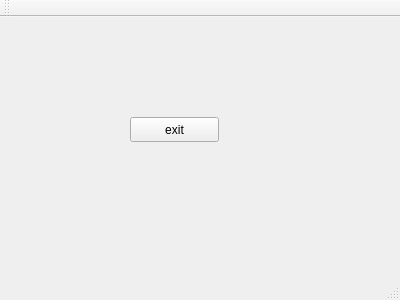
<?xml version="1.0" encoding="UTF-8"?>
<ui version="4.0">
 <class>MainWindow</class>
 <widget class="QMainWindow" name="MainWindow">
  <property name="geometry">
   <rect>
    <x>0</x>
    <y>0</y>
    <width>400</width>
    <height>300</height>
   </rect>
  </property>
  <property name="windowTitle">
   <string>MainWindow</string>
  </property>
  <widget class="QWidget" name="centralWidget">
   <widget class="QPushButton" name="pushButton">
    <property name="geometry">
     <rect>
      <x>130</x>
      <y>100</y>
      <width>89</width>
      <height>25</height>
     </rect>
    </property>
    <property name="text">
     <string>exit</string>
    </property>
   </widget>
  </widget>
  <widget class="QMenuBar" name="menuBar">
   <property name="geometry">
    <rect>
     <x>0</x>
     <y>0</y>
     <width>400</width>
     <height>28</height>
    </rect>
   </property>
  </widget>
  <widget class="QToolBar" name="mainToolBar">
   <attribute name="toolBarArea">
    <enum>TopToolBarArea</enum>
   </attribute>
   <attribute name="toolBarBreak">
    <bool>false</bool>
   </attribute>
  </widget>
  <widget class="QStatusBar" name="statusBar"/>
 </widget>
 <layoutdefault spacing="6" margin="11"/>
 <resources/>
 <connections>
  <connection>
   <sender>pushButton</sender>
   <signal>clicked()</signal>
   <receiver>MainWindow</receiver>
   <slot>close()</slot>
   <hints>
    <hint type="sourcelabel">
     <x>202</x>
     <y>162</y>
    </hint>
    <hint type="destinationlabel">
     <x>225</x>
     <y>224</y>
    </hint>
   </hints>
  </connection>
 </connections>
</ui>
